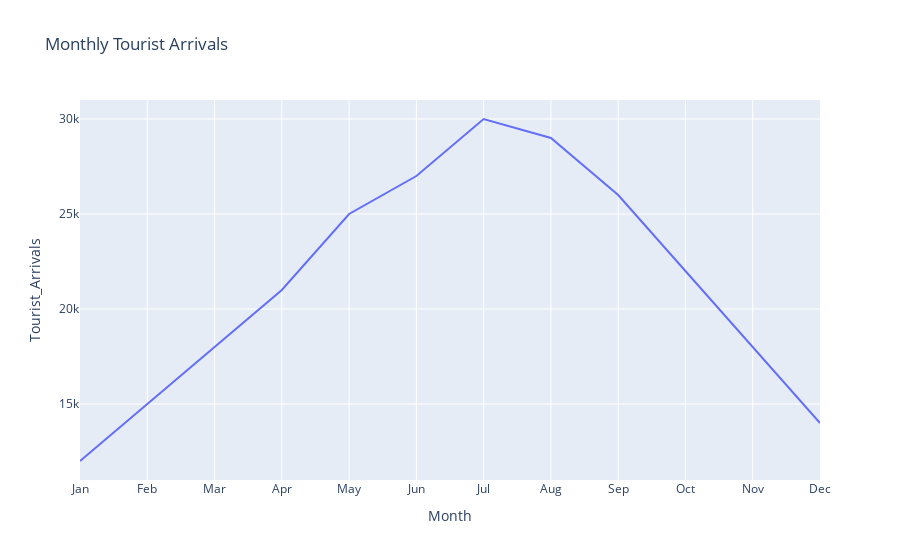

The code cell stored with this chart in its notebook:
### Markdown cell above
## Line Plot

### Code cell
# Tourist trends over time
fig = px.line(df, x = 'Month', y = 'Tourist_Arrivals', title = 'Monthly Tourist Arrivals')
fig.show()

### Figure 1 — Plotly figure (JSON) as saved in the notebook; plotly's stock layout.template omitted (floating-point values rounded to 4 significant figures)
{"data": [{"hovertemplate": "Month=%{x}<br>Tourist_Arrivals=%{y}<extra></extra>", "legendgroup": "", "line": {"color": "#636efa", "dash": "solid"}, "marker": {"symbol": "circle"}, "mode": "lines", "name": "", "orientation": "v", "showlegend": false, "type": "scatter", "x": ["Jan", "Feb", "Mar", "Apr", "May", "Jun", "Jul", "Aug", "Sep", "Oct", "Nov", "Dec"], "xaxis": "x", "y": [12000, 15000, 18000, 21000, 25000, 27000, 30000, 29000, 26000, 22000, 18000, 14000], "yaxis": "y"}], "layout": {"legend": {"tracegroupgap": 0}, "title": {"text": "Monthly Tourist Arrivals"}, "xaxis": {"anchor": "y", "domain": [0, 1], "title": {"text": "Month"}}, "yaxis": {"anchor": "x", "domain": [0, 1], "title": {"text": "Tourist_Arrivals"}}}}
